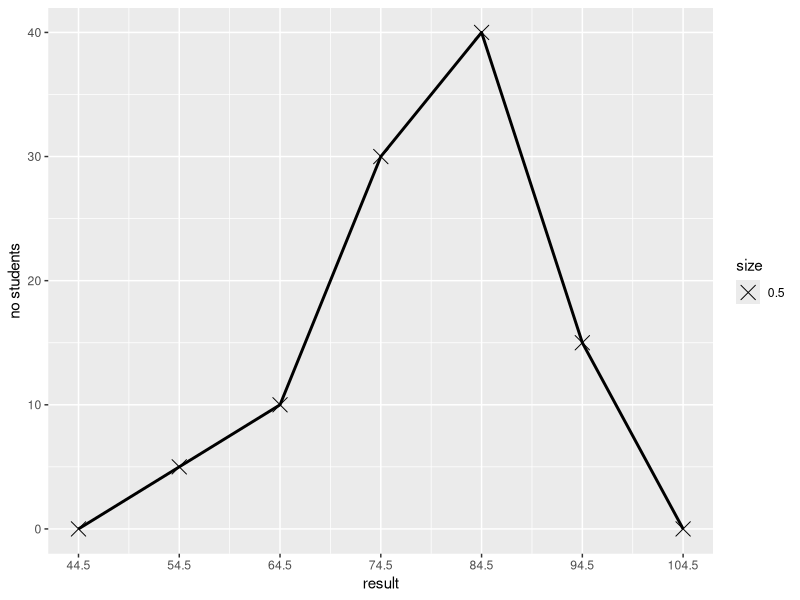

Source code (R):
#page no 59
library(ggplot2)
df<-data.frame(lbound=c(39.5,49.5,59.5,69.5,79.5,89.5,99.5),
               ubound=c(49.5,59.5,69.5,79.5,89.5,99.5,109.5),
               freq=c(0,5,10,30,40,15,0),
               cfreq=c(0,5,15,45,85,100,0))
View(df)
df$mid=(df$lbound+df$ubound)/2

ggplot(df,aes(x=mid,y=freq))+
 geom_line(aes(x=mid,y=freq),size=1)+
  geom_point(aes(mid,size=0.5),shape=4)+
  scale_x_continuous(breaks=seq(from=44.5,to=104.5,by=10))+
  xlab("result")+ylab("no students")
